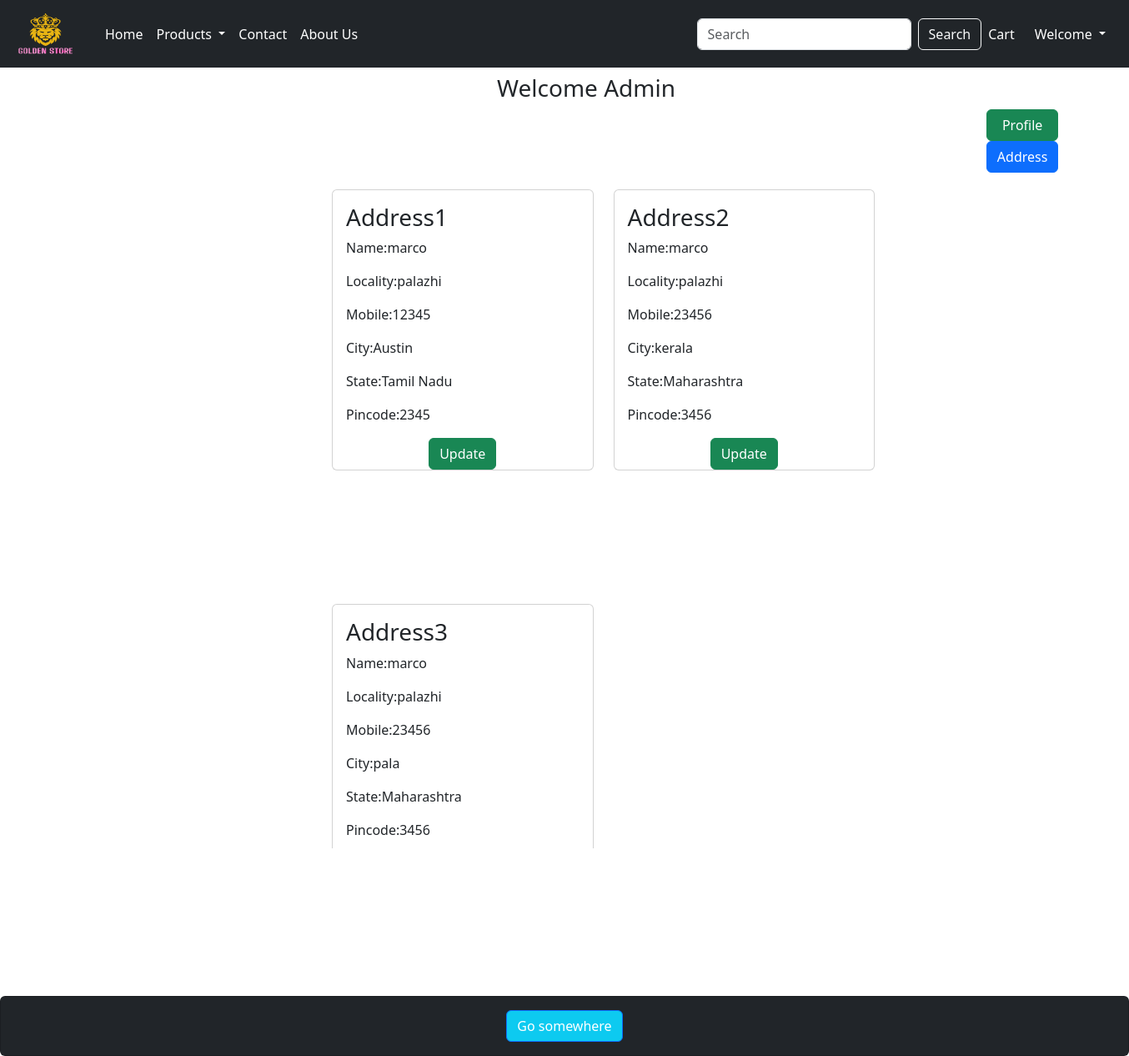
The page /address/ (signed in) on the database its author committed.
### shop/models.py (models this page shows, shortened)
class Customer(models.Model):
    STATE_CHOICES = (
        ('Kerala', 'Kerala'),
        ('Andhra Pradesh', 'Andhra Pradesh'),
        ('Assam', 'Assam'),
        ('Uttar Pradesh', 'Uttar Pradesh'),
        ('Andhra Pradesh', 'Andhra Pradesh'),
        ('Bihar', 'Bihar'),
        ('Haryana', 'Haryana'),
        ('Madhya Pradesh', 'Madhya Pradesh'),
        ('Uttarakhand', 'Uttarakhand'),
        ('Rajasthan', 'Rajasthan'),
        ('Himachal Pradesh', 'Himachal Pradesh'),
        ('Nagaland', 'Nagaland'),
        ('Sikkim', 'Sikkim'),
        ('Manipur', 'Manipur'),
        ('Arunachal Pradesh', 'Arunachal Pradesh'),
        ('Maharashtra', 'Maharashtra'),
        ('Tamil Nadu', 'Tamil Nadu'),
        ('Odisha', 'Odisha'),
        ('Goa', 'Goa'),
        ('Karnataka', 'Karnataka'),
        ('Chhattisgarh', 'Chhattisgarh'),
        ('Gujarat', 'Gujarat'),
        ('Mizoram', 'Mizoram'),
        ('Tripura', 'Tripura'),
        ('West Bengal', 'West Bengal'),
        ('Jharkhand', 'Jharkhand'),
        ('Meghalaya', 'Meghalaya'),
        ('Jammu & Kashmir', 'Jammu & Kashmir'),
    )
    user = models.ForeignKey(User,on_delete=models.CASCADE)
    name = models.CharField (max_length=200, null=True)
    locality = models.CharField (max_length=200, null=True)
    city = models.CharField(max_length=50,null=True)
    mobile = models.IntegerField(default=0)
    pincode = models.IntegerField()
    state = models.CharField(choices=STATE_CHOICES,max_length=100,null=True)

### shop/views.py (the view)
# urls.py: path('address/', views.address,name='address'),
def address(request):
        add = Customer.objects.filter(user=request.user)
        return render(request,'address.html',locals())

### shop/templates/address.html (shortened to what this page needs)
{% extends 'base.html' %}
{% load static %}
{% block content %}
        <div class="container my-2 ">
            <div class="row h-100 w-75 offset-sm-5 ">
                <h3>Welcome <span class="text-capitalize">{{request.user}}</span></h3>
                <div class="col-2  offset-8 ">
                    <ul class="list-unstyled">
                        <li class="d-grid offset-sm-3"><a href="{% url 'profile' %}" class="btn btn-success">Profile</a></li>
                        <li class="c-grid offset-sm-3"><a href="{% url 'address' %}" class="btn btn-primary">Address</a></li>
                    </ul>
                </div>
            </div>
            <div class="col-sm-7 offset-sm-3 mb-5">
                <div class="row ">
                    {% for ad in add %}
                    <div class="col-sm-6 mb-5">
                        <div class="card  h-75 mt-1">
                            <div class="card-body">
                                <h3>Address{{forloop.counter}}</h3>
                                <p>Name:{{ad.name}}</p>
                                <p>Locality:{{ad.locality}}</p>
                                <p>Mobile:{{ad.mobile}}</p>
                                <p>City:{{ad.city}}</p>
                                <p>State:{{ad.state}}</p>
                                <p>Pincode:{{ad.pincode}}</p>
                                <p class="text-center"><a href="{% url 'updateAddress' pk=ad.id %}" type="button" class="btn btn-success mb-1">Update</a></p>
                                <br><br><br>
                            </div>
                        </div>
                    </div>
                   {% endfor %}
                </div>
            </div>
{% endblock content %}

### rows shown on the page
Customer: name "marco", locality "palazhi", mobile "12345", city "Austin", state "Tamil Nadu", pincode "2345"
Customer: name "marco", locality "palazhi", mobile "23456", city "kerala", state "Maharashtra", pincode "3456"
Customer: name "marco", locality "palazhi", mobile "23456", city "pala", state "Maharashtra", pincode "3456"

### other values the page prints
{{ request.user }} "Admin"
